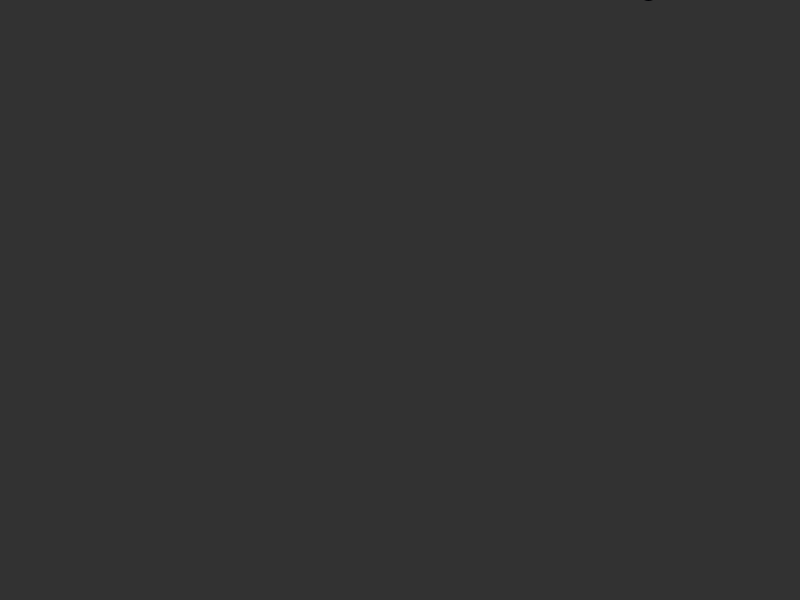
Frame 1 (no input)
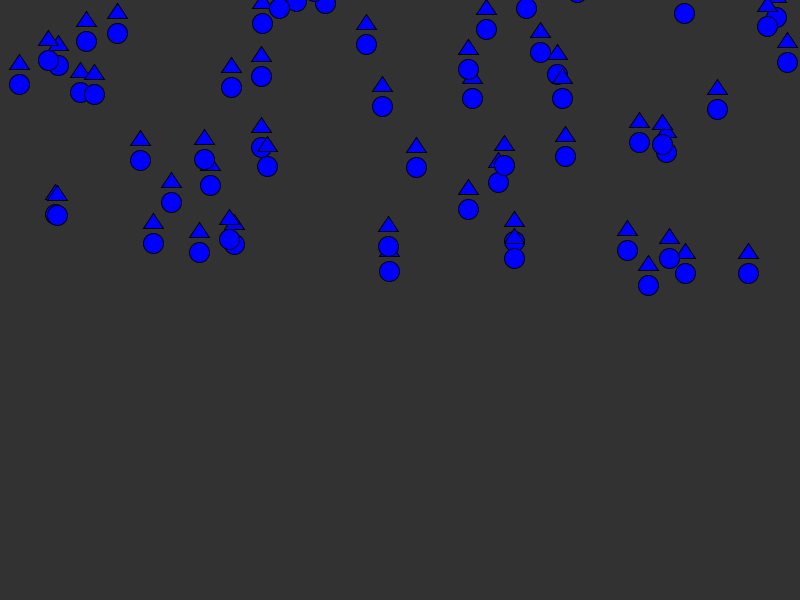
Frame 60 (the mouse pressed at the canvas centre just before this capture)
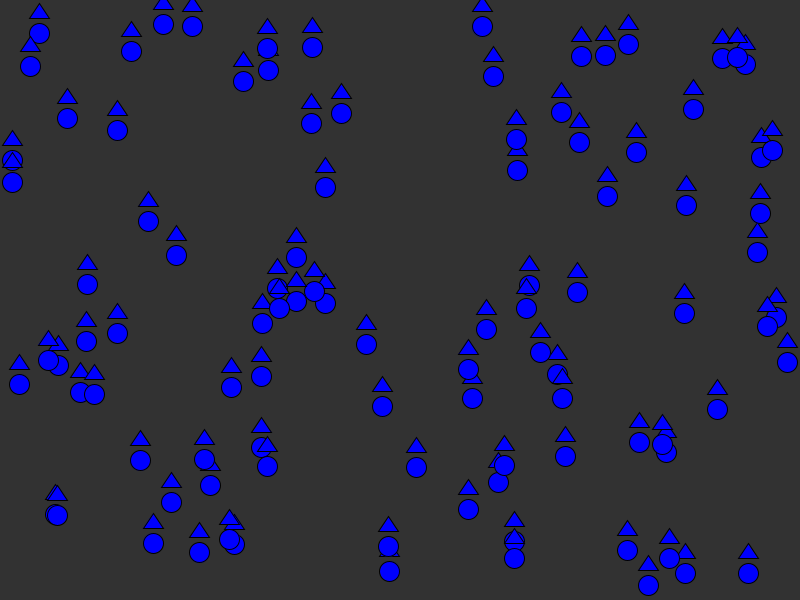
Frame 120 (the mouse held since frame 60 and released just before this capture)

The Processing sketch that drew these frames (run headless with seeded random() and noise(); from frame 60 on, the mouse is pressed at the canvas centre):

// Processing sketch: Raindrops
// ── Raindrops.pde
float[] x = new float[100];
float[] y = new float[100];

void setup() {
  size(800, 600);
  
  for (int i = 0; i < x.length; i++) {
    x[i] = random(width);     
    y[i] = random(-600, 0);   
  }
}

void draw() {
  background(50);
  fill(0, 0, 255);

  for (int i = 0; i < x.length; i++) {
    
    circle(x[i], y[i] + 20, 20); 
    triangle(x[i], y[i] - 10, x[i] - 10, y[i] + 5, x[i] + 10, y[i] + 5); 

 
    y[i] += 5;  

 
    if (y[i] > height) {
      y[i] = random(-200, 0);
      x[i] = random(width);
    }
  }
}
